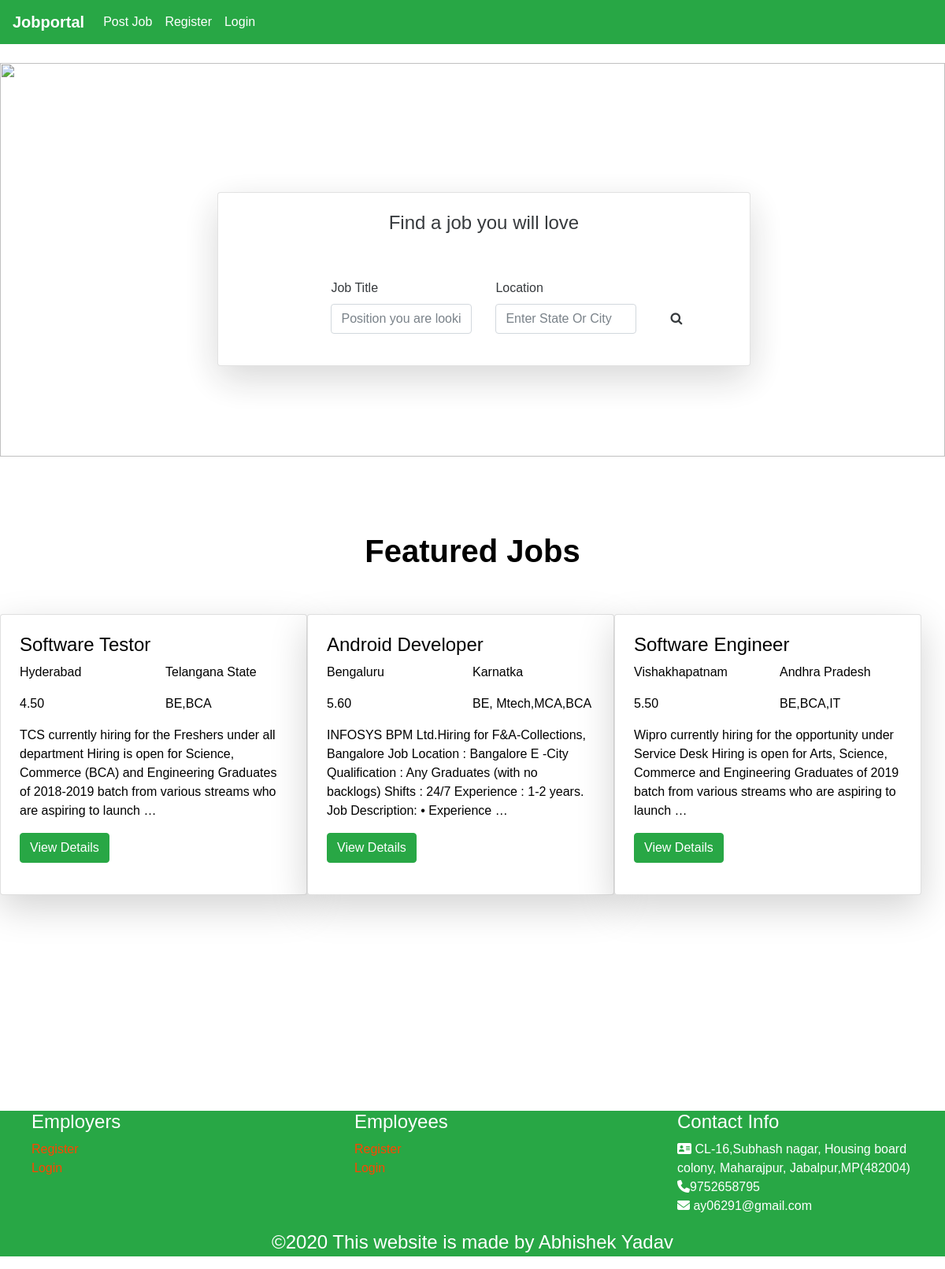
The page / on the database its author committed.
### Webapp/models.py (models this page shows, shortened)
class Job_Postings(models.Model):
    companyname = models.CharField(max_length=30)
    country = models.CharField(max_length=30)
    pincode = models.IntegerField()
    city = models.CharField(max_length=20)
    state = models.CharField(max_length=30)
    address = models.CharField(max_length=40)
    vacancyname = models.CharField(max_length=90)
    vacancytype = models.CharField(max_length=100)
    salary = models.DecimalField(max_digits=10,decimal_places=2)
    qualification = models.CharField(max_length=15)
    aboutjob = models.TextField(max_length=220)
    postedby = models.CharField(max_length=30)
    vacancy =  models.CharField(max_length=40)

### Webapp/views.py (the view)
# urls.py: path('',views.ViewJobs),
def ViewJobs(request):
   show = Job_Postings.objects.all()
   context = {'show':show}
   return render(request, 'MyApp/home.html', context)

### template/MyApp/home.html (shortened to what this page needs)
<!DOCTYPE html>
{% extends 'MyApp/base.html' %}
{% block body_block %}
<div class="image" style="position:relative;">
</div>
<div class="card shadow-lg p-4 mb-4" style="opacity:0.9;position:absolute;margin-top:-28%;margin-left:23%">
  <section class="job-form-section job-form-section--compressed" >
        <div class="container">
            <center>  <h4 class="heading">Find a <span class="accent">job </span> you will <span class="accent">love</span></h4></center><br><br>
            <form action="/searchjob/" method="post"  >
                <div class="controls">
                    <div class="row align-items-end">
                        <div class="col-sm-5 col-lg-4 form-group">
                            <label for="profession">Job Title</label>
                            <input type="text" id="position" name="position"
                                   placeholder="Position you are looking for" class="form-control">
                        </div>
                        <div class="col-sm-5 col-lg-4 form-group">
                            <label for="location">Location</label>
                            <input type="text" id="location" name="location" placeholder="Enter State Or City"
                                   value="" class="form-control">
                        </div>
                        <div class="col-sm-1 col-lg-2 form-group">
                            <button type="submit" name="name"
                                    class="btn btn-outline-white-primary job-main-form__button">
                                <i class="fa fa-search"></i>
                            </button>
                        </div>
                    </div>
                </div>
            </form>
        </div>
    </section>
</div>
<br><br><br><br>
<font color="Black">
	<h1 align="center" class="font-weight-bold" color>Featured Jobs</h1>
        <br>
        <br>
    <div class="row col-sm-12" >
{% for x in show %}
    <div class="col-sm-4 card shadow-lg p-4 mb-4">
        <div class="row">
            <div class="col-sm-12">
                <h4>{{ x.vacancyname }}</h4>
            </div>
        </div>
    <div class="row">
        <div class="col-sm-6">
            <p>{{ x.city }}</p>
        </div>
        <div class="col-sm-6">
            <p>{{ x.state }}</p>
        </div>
    </div>
    <div class="row">
        <div class="col-sm-6">
            <p>{{ x.salary }}</p>
        </div>
        <div class="col-sm-6">
            <p>{{ x.qualification }}</p>
        </div>
    </div>
        <div class="row">
        <div class="col-sm-12">
            <p>{{ x.aboutjob|truncatewords:30 }}</p>
        </div>
        </div>
    <form method="post" action="/jobdetail/">
        <div class="form-group">
            <input type="submit" name="job_details" value="View Details" class="btn btn-success">
        </div>
    </form>
    </div>
{% endfor %}
    </div>
</font>
{% endblock %}

### template/MyApp/base.html (shortened to what this page needs)
<!DOCTYPE html>
{% load static %}
<html lang="en">
<head>
   <link rel="stylesheet" href="https://stackpath.bootstrapcdn.com/bootstrap/4.5.2/css/bootstrap.min.css">
   <link rel="stylesheet" href="https://cdnjs.cloudflare.com/ajax/libs/font-awesome/4.7.0/css/font-awesome.min.css">
</head>
<body>
<nav class="navbar navbar-expand-md navbar-dark bg-success">
  <a class="navbar-brand" href="/" style="color:white;font-weight:bold"> Jobportal</a>
  <div class="collapse navbar-collapse" id="collapsibleNavbar">
    <ul class="navbar-nav">
      <li class="nav-item">
        <a class="nav-link" href="/job/" style="color:white">Post Job</a>
      </li>
           {% if 'useremail' in request.session %}
       <li class="nav-item dropdown">
      <a class="nav-link dropdown-toggle text-white"  href="#" id="navbardrop" data-toggle="dropdown">
        {{ request.session.useremail }}
      </a>
      <div class="dropdown-menu">
      <a class="dropdown-item" href="#">Logged in as {{ request.session.type }}</a>
          {% if request.session.type == 'Employer' %}
        <a class="dropdown-item" href="/postedjobs/">Posted Jobs</a>
              <a class="dropdown-item" href="" data-target="#ch_pwd_modal" data-toggle="modal">Change Passowrd</a>
              {% else %}
        <a class="dropdown-item" href="#">Saved Jobs</a>
              <a class="dropdown-item" href="" data-target="#ch_pwd_modal" data-toggle="modal">Change Passowrd</a>
              {% endif %}
      </div>
    </li>
        <li class="nav-item">
        <a class="nav-link" href="/logout/" style="color:white">Logout</a>
      </li>
      {% else %}
      <li class="nav-item">
        <a class="nav-link" href="/register/" style="color:white">Register</a>
      </li>
      <li class="nav-item">
        <a class="nav-link" href="/applicant/" style="color:white">Login</a>
      </li>
         {% endif %}
    </ul>
  </div>
</nav>
<br>
{% block body_block %}
{% endblock %}
<div id="footer" class="bg-success text-white" style="margin-top:250px;">
<div class="row">
<div class="col-md-4">
<ul style="list-style-type:none">
<h4>Employers</h4>
<li><a href="/register/"  style="color:orangered">Register</a></li>
<li><a href="/login/"  style="color:orangered">Login</a></li>
</ul>
</div>
<div class="col-md-4">
<ul style="list-style-type:none">
<h4>Employees</h4>
  <li><a href="/register/"  style="color:orangered">Register</a></li>
<li><a href="/login/"   style="color:orangered">Login</a></li>
</ul>
</div>
<div class="col-md-4">
<ul style="list-style-type:none">
<h4>Contact Info </h4>
<li><i class="fas fa-address-card"></i> CL-16,Subhash nagar, Housing board colony, Maharajpur, Jabalpur,MP(482004)</li>
<li><i class="fas fa-phone"></i>9752658795</li>
<li><i class="fas fa-envelope"></i> ay06291@gmail.com</li>
</ul>
</div>
</div>
<p style="font-size:1.5em;" align="center">&copy2020 This website is made by <a href="http://dekhlocv.epizy.com" target="_blank" style="color:white"> Abhishek Yadav</a><p>
</div>
</body>
</html>

### rows shown on the page
Job_Postings: vacancyname "Software Testor", city "Hyderabad", state "Telangana State", salary "4.50", qualification "BE,BCA", aboutjob "TCS currently hiring for the Freshers under all department Hiring is open for Science, Commerce (BCA) and Engineering Graduates of 2018-2019 batch from various streams who are aspiring to launch …"
Job_Postings: vacancyname "Android Developer", city "Bengaluru", state "Karnatka", salary "5.60", qualification "BE, Mtech,MCA,BCA", aboutjob "INFOSYS BPM Ltd.Hiring for F&A-Collections, Bangalore Job Location : Bangalore E -City Qualification : Any Graduates (with no backlogs) Shifts : 24/7 Experience : 1-2 years. Job Description: • Experience …"
Job_Postings: vacancyname "Software Engineer", city "Vishakhapatnam", state "Andhra Pradesh", salary "5.50", qualification "BE,BCA,IT", aboutjob "Wipro currently hiring for the opportunity under Service Desk Hiring is open for Arts, Science, Commerce and Engineering Graduates of 2019 batch from various streams who are aspiring to launch …"
